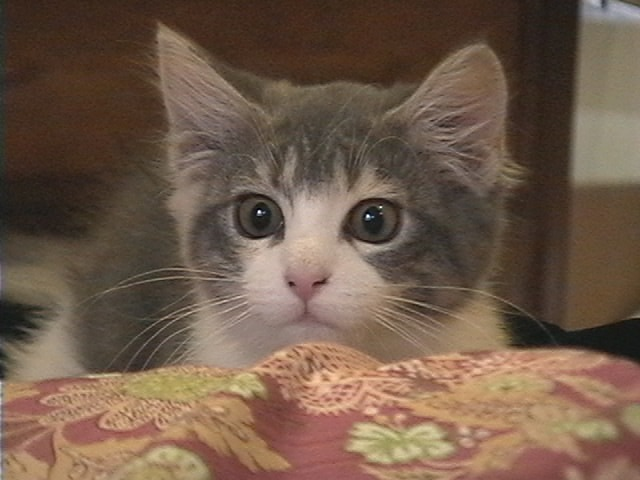
//> input picture kisozemi/sample.jpg, 640 x 480 px
$ ./convertColorSpace   (built with g++ and OpenCV 4)
//> lines starting //> are read from the running program, lines starting //| are printed output that depends on the picture
#include <opencv2/opencv.hpp>
#include <iostream>

/*
#ifdef _DEBUG	//libファイルをリンク
#pragma comment(lib, "opencv_ts300d.lib")
#pragma comment(lib, "opencv_world300d.lib")
#else
#pragma comment(lib, "opencv_ts300.lib")
#pragma comment(lib, "opencv_world300.lib")
#endif
*/
using namespace std;

//色空間の変換
void convertColorSpace()
{
	cv::Mat image = cv::imread("sample.jpg");
//> image is the input picture: 480 rows x 640 cols, CV_8UC3; mean B, G, R 74.1, 90.8, 112.8

	if (image.empty())
	{
		cout << "画像ファイルを読み込めませんでした．" << endl;
		return;
	}

	cv::imshow("image", image);	//元画像の表示

	//BGR→Gray
	cv::Mat grayimage;
	cv::cvtColor(image, grayimage, CV_BGR2GRAY);
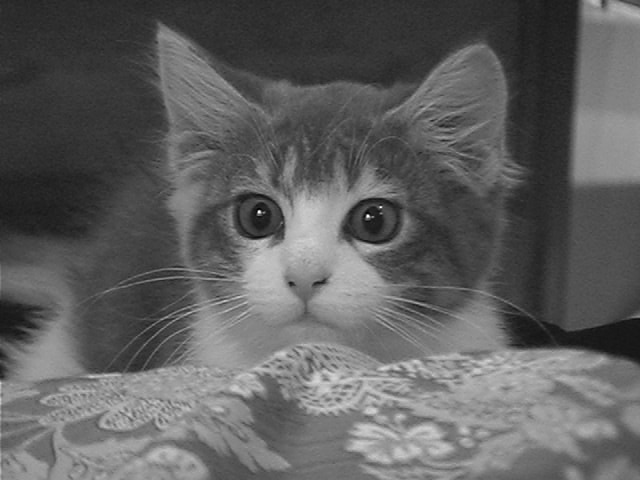
//> grayimage: 480 rows x 640 cols, CV_8UC1; min 0, max 254, mean 95.4
	cv::imshow("grayimage", grayimage);

	//BGR→HSV
	cv::Mat hsvimage;
	cv::cvtColor(image, hsvimage, CV_BGR2HSV);
//> hsvimage: 480 rows x 640 cols, CV_8UC3; mean H, S, V 14.4, 89.9, 112.8
	cv::imshow("hsvimage", hsvimage);
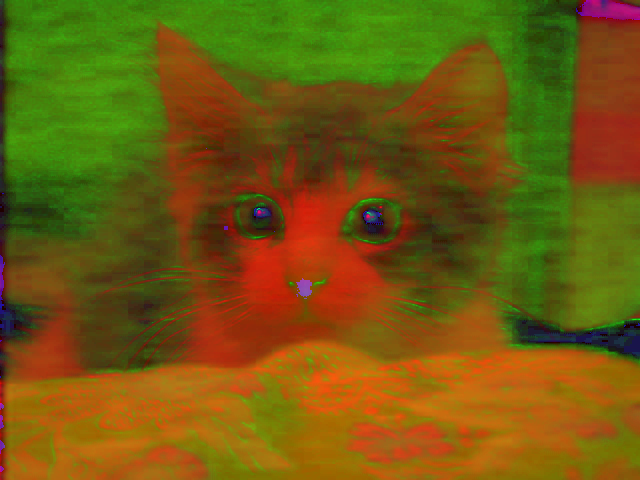
//> window 'hsvimage': 480 rows x 640 cols, CV_8UC3; mean B, G, R 14.4, 89.9, 112.8

	cv::waitKey();
}

int main(int argc, char** argv)
{
	convertColorSpace();
	return 0;
}

$ run again, with kisozemi/ex_mekakusi.jpg copied over kisozemi/sample.jpg
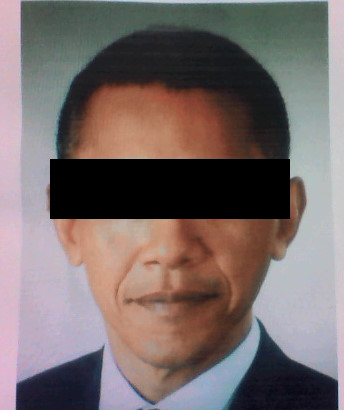
//> input picture kisozemi/ex_mekakusi.jpg, 344 x 410 px
//> in convertColorSpace, image is the input picture: 410 rows x 344 cols, CV_8UC3; mean B, G, R 105.9, 107, 119.1
//> in convertColorSpace, `cv::cvtColor(image, grayimage, CV_BGR2GRAY);`:
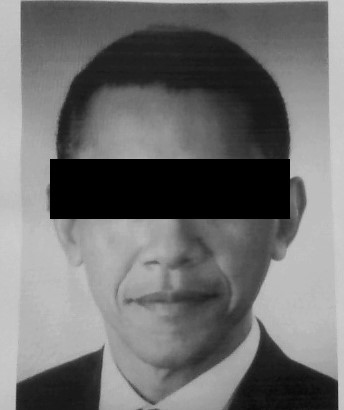
//> grayimage: 410 rows x 344 cols, CV_8UC1; min 0, max 208, mean 110.5
//> hsvimage: 410 rows x 344 cols, CV_8UC3; mean H, S, V 72.2, 57.6, 126
//> in convertColorSpace, `cv::imshow("hsvimage", hsvimage);`:
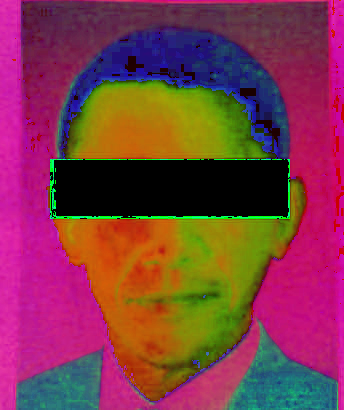
//> window 'hsvimage': 410 rows x 344 cols, CV_8UC3; mean B, G, R 72.2, 57.6, 126

$ run again, with kisozemi/ex_sonyu.jpg copied over kisozemi/sample.jpg
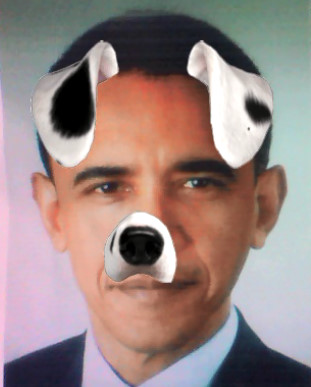
//> input picture kisozemi/ex_sonyu.jpg, 311 x 387 px
//> in convertColorSpace, image is the input picture: 387 rows x 311 cols, CV_8UC3; mean B, G, R 131, 133.9, 153.5
//> in convertColorSpace, `cv::cvtColor(image, grayimage, CV_BGR2GRAY);`:
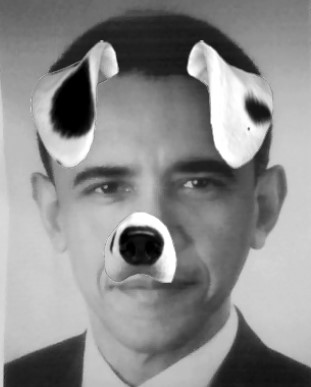
//> grayimage: 387 rows x 311 cols, CV_8UC1; min 0, max 255, mean 139.5
//> hsvimage: 387 rows x 311 cols, CV_8UC3; mean H, S, V 64.6, 65.6, 161.2
//> in convertColorSpace, `cv::imshow("hsvimage", hsvimage);`:
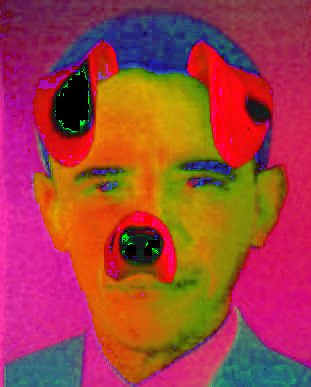
//> window 'hsvimage': 387 rows x 311 cols, CV_8UC3; mean B, G, R 64.6, 65.6, 161.2
